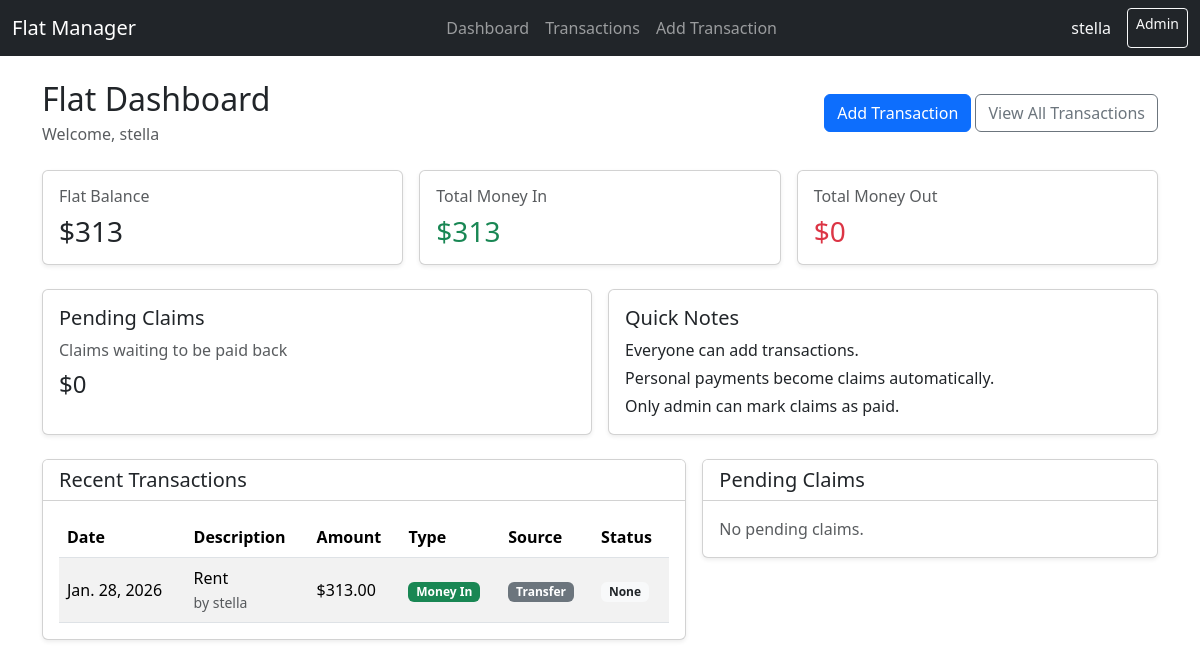
The app's page / (signed in) with its own data.
### flat/models.py (models this page shows, shortened)
class Transaction(models.Model):
    TRANSACTION_TYPE_CHOICES = [
        ("IN", "Money In"),
        ("OUT", "Money Out"),
    ]
    PAYMENT_SOURCE_CHOICES = [
        ("FLAT", "Flat Account/Card"),
        ("PERSONAL", "Paid Personally"),
        ("TRANSFER", "Bank Transfer"),
    ]
    CLAIM_STATUS_CHOICES = [
        ("NONE", "Not a Claim"),
        ("PENDING", "Pending"),
        ("PAID", "Paid Back"),
    ]
    date = models.DateField()
    description = models.CharField(max_length=255)
    category = models.CharField(max_length=100, blank=True)
    amount = models.DecimalField(max_digits=10, decimal_places=2)
    transaction_type = models.CharField(
        max_length=3,
        choices=TRANSACTION_TYPE_CHOICES
    )
    payment_source = models.CharField(
        max_length=10,
        choices=PAYMENT_SOURCE_CHOICES,
        blank=True
    )
    created_by = models.ForeignKey(User, on_delete=models.CASCADE)
    is_claim = models.BooleanField(default=False)
    claim_status = models.CharField(
        max_length=10,
        choices=CLAIM_STATUS_CHOICES,
        default="NONE"
    )
    reimbursed_to = models.ForeignKey(
        User,
        on_delete=models.SET_NULL,
        null=True,
        blank=True,
        related_name="reimbursement_transactions"
    )
    reimbursed_date = models.DateField(null=True, blank=True)
    created_at = models.DateTimeField(auto_now_add=True)
    notes = models.TextField(blank=True)

### flat/views.py (the view)
# urls.py: path("", views.dashboard, name="dashboard"),
@login_required
def dashboard(request):
    transactions = Transaction.objects.order_by("-date", "-id")[:10]
    total_in = Transaction.objects.filter(transaction_type="IN").aggregate(
        total=Coalesce(Sum("amount"), 0, output_field=DecimalField(max_digits=10, decimal_places=2))
    )["total"]
    total_out = Transaction.objects.filter(transaction_type="OUT").aggregate(
        total=Coalesce(Sum("amount"), 0, output_field=DecimalField(max_digits=10, decimal_places=2))
    )["total"]
    pending_claims = Transaction.objects.filter(
        is_claim=True,
        claim_status="PENDING"
    ).order_by("date")
    pending_claim_total = pending_claims.aggregate(
        total=Coalesce(Sum("amount"), 0, output_field=DecimalField(max_digits=10, decimal_places=2))
    )["total"]
    balance = total_in - total_out
    context = {
        "transactions": transactions,
        "total_in": total_in,
        "total_out": total_out,
        "balance": balance,
        "pending_claims": pending_claims,
        "pending_claim_total": pending_claim_total,
    }
    return render(request, "flat/dashboard.html", context)

### flat/templates/flat/dashboard.html
{% extends "flat/base.html" %}
{% block content %}
<div class="d-flex justify-content-between align-items-center mb-4">
    <div>
        <h2 class="mb-1">Flat Dashboard</h2>
        <p class="text-muted mb-0">Welcome, {{ user.first_name|default:user.username }}</p>
    </div>
    <div>
        <a href="{% url 'add_transaction' %}" class="btn btn-primary">Add Transaction</a>
        <a href="{% url 'transaction_list' %}" class="btn btn-outline-secondary">View All Transactions</a>
    </div>
</div>
<div class="row g-3 mb-4">
    <div class="col-md-4">
        <div class="card shadow-sm h-100">
            <div class="card-body">
                <h6 class="text-muted">Flat Balance</h6>
                <h3 class="mb-0">${{ balance }}</h3>
            </div>
        </div>
    </div>
    <div class="col-md-4">
        <div class="card shadow-sm h-100">
            <div class="card-body">
                <h6 class="text-muted">Total Money In</h6>
                <h3 class="mb-0 text-success">${{ total_in }}</h3>
            </div>
        </div>
    </div>
    <div class="col-md-4">
        <div class="card shadow-sm h-100">
            <div class="card-body">
                <h6 class="text-muted">Total Money Out</h6>
                <h3 class="mb-0 text-danger">${{ total_out }}</h3>
            </div>
        </div>
    </div>
</div>
<div class="row g-3 mb-4">
    <div class="col-md-6">
        <div class="card shadow-sm h-100">
            <div class="card-body">
                <h5 class="card-title">Pending Claims</h5>
                <p class="text-muted mb-2">Claims waiting to be paid back</p>
                <h4 class="mb-0">${{ pending_claim_total }}</h4>
            </div>
        </div>
    </div>
    <div class="col-md-6">
        <div class="card shadow-sm h-100">
            <div class="card-body">
                <h5 class="card-title">Quick Notes</h5>
                <p class="mb-1">Everyone can add transactions.</p>
                <p class="mb-1">Personal payments become claims automatically.</p>
                <p class="mb-0">Only admin can mark claims as paid.</p>
            </div>
        </div>
    </div>
</div>
<div class="row g-3">
    <div class="col-lg-7">
        <div class="card shadow-sm">
            <div class="card-header bg-white">
                <h5 class="mb-0">Recent Transactions</h5>
            </div>
            <div class="card-body">
                {% if transactions %}
                    <div class="table-responsive">
                        <table class="table table-striped align-middle mb-0">
                            <thead>
                                <tr>
                                    <th>Date</th>
                                    <th>Description</th>
                                    <th>Amount</th>
                                    <th>Type</th>
                                    <th>Source</th>
                                    <th>Status</th>
                                </tr>
                            </thead>
                            <tbody>
                                {% for transaction in transactions %}
                                <tr>
                                    <td>{{ transaction.date }}</td>
                                    <td>
                                        <div>{{ transaction.description }}</div>
                                        <small class="text-muted">
                                            by {{ transaction.created_by.first_name|default:transaction.created_by.username }}
                                        </small>
                                    </td>
                                    <td>${{ transaction.amount }}</td>
                                    <td>
                                        {% if transaction.transaction_type == "IN" %}
                                            <span class="badge bg-success">Money In</span>
                                        {% else %}
                                            <span class="badge bg-danger">Money Out</span>
                                        {% endif %}
                                    </td>
                                    <td>
                                        {% if transaction.payment_source == "FLAT" %}
                                            <span class="badge bg-primary">Flat Account</span>
                                        {% elif transaction.payment_source == "PERSONAL" %}
                                            <span class="badge bg-warning text-dark">Personal</span>
                                        {% elif transaction.payment_source == "TRANSFER" %}
                                            <span class="badge bg-secondary">Transfer</span>
                                        {% else %}
                                            <span class="text-muted">—</span>
                                        {% endif %}
                                    </td>
                                    <td>
                                        {% if transaction.claim_status == "PENDING" %}
                                            <span class="badge bg-warning text-dark">Pending</span>
                                        {% elif transaction.claim_status == "PAID" %}
                                            <span class="badge bg-success">Paid</span>
                                        {% else %}
                                            <span class="badge bg-light text-dark">None</span>
                                        {% endif %}
                                    </td>
                                </tr>
                                {% endfor %}
                            </tbody>
                        </table>
                    </div>
                {% else %}
                    <p class="mb-0 text-muted">No transactions yet.</p>
                {% endif %}
            </div>
        </div>
    </div>
    <div class="col-lg-5">
        <div class="card shadow-sm">
            <div class="card-header bg-white">
                <h5 class="mb-0">Pending Claims</h5>
            </div>
            <div class="card-body">
                {% if pending_claims %}
                    <div class="list-group list-group-flush">
                        {% for transaction in pending_claims %}
                            <div class="list-group-item px-0">
                                <div class="d-flex justify-content-between align-items-start">
                                    <div>
                                        <div class="fw-semibold">{{ transaction.description }}</div>
                                        <div class="text-muted small">
                                            {{ transaction.date }} •
                                            {{ transaction.created_by.first_name|default:transaction.created_by.username }}
                                        </div>
                                    </div>
                                    <div class="text-end">
                                        <div class="fw-semibold">${{ transaction.amount }}</div>
                                        {% if user.is_staff %}
                                            <a href="{% url 'mark_claim_paid' transaction.id %}"
                                               class="btn btn-sm btn-outline-success mt-2">
                                                Mark Paid
                                            </a>
                                        {% endif %}
                                    </div>
                                </div>
                            </div>
                        {% endfor %}
                    </div>
                {% else %}
                    <p class="mb-0 text-muted">No pending claims.</p>
                {% endif %}
            </div>
        </div>
    </div>
</div>
{% endblock %}

### flat/templates/flat/base.html (shortened to what this page needs)
<!DOCTYPE html>
<html>
<head>
    <link
      href="https://cdn.jsdelivr.net/npm/bootstrap@5.3.3/dist/css/bootstrap.min.css"
      rel="stylesheet"
    >
</head>
<body>
<nav class="navbar navbar-expand-lg navbar-dark bg-dark">
    <div class="container-fluid">
        <a class="navbar-brand" href="{% url 'dashboard' %}">
            Flat Manager
        </a>
        <div class="navbar-nav">
            <a class="nav-link" href="{% url 'dashboard' %}">
                Dashboard
            </a>
            <a class="nav-link" href="{% url 'transaction_list' %}">
                Transactions
            </a>
            <a class="nav-link" href="{% url 'add_transaction' %}">
                Add Transaction
            </a>
        </div>
        <div class="d-flex">
            <span class="navbar-text text-light me-3">
                {{ user.username }}
            </span>
            <a class="btn btn-outline-light btn-sm" href="/admin/">
                Admin
            </a>
        </div>
    </div>
</nav>
<div class="container mt-4">
{% block content %}
{% endblock %}
</div>
</body>
</html>

### records on screen
Transaction: transaction_type "Money In", payment_source "Transfer", claim_status "None"

### other values on screen
{{ user.username }} "stella"
{{ user.first_name|default:user.username }} "stella"
{{ balance }} "313"
{{ total_in }} "313"
{{ total_out }} "0"
{{ pending_claim_total }} "0"
